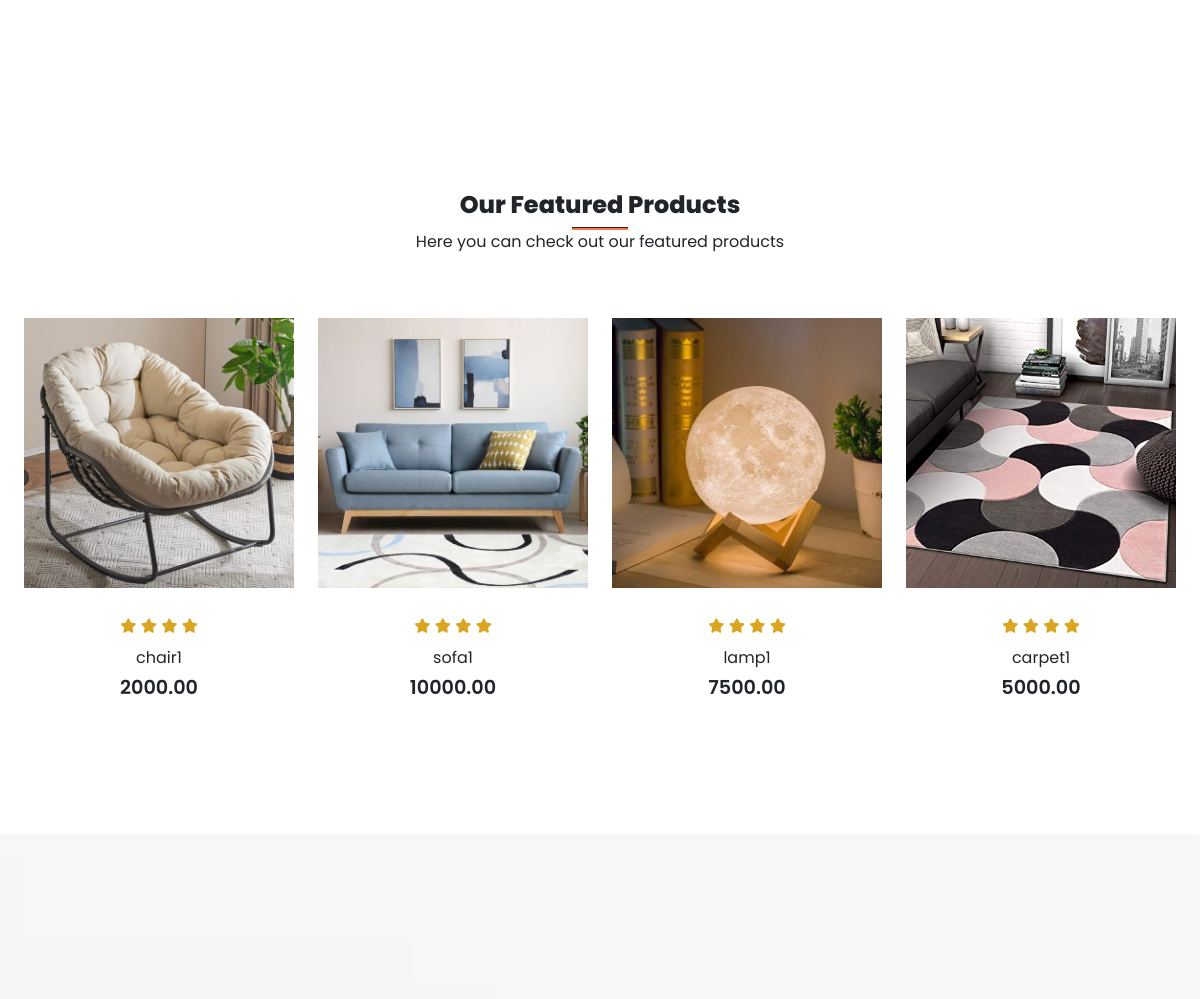
Before: / (middle part) with the older database file.
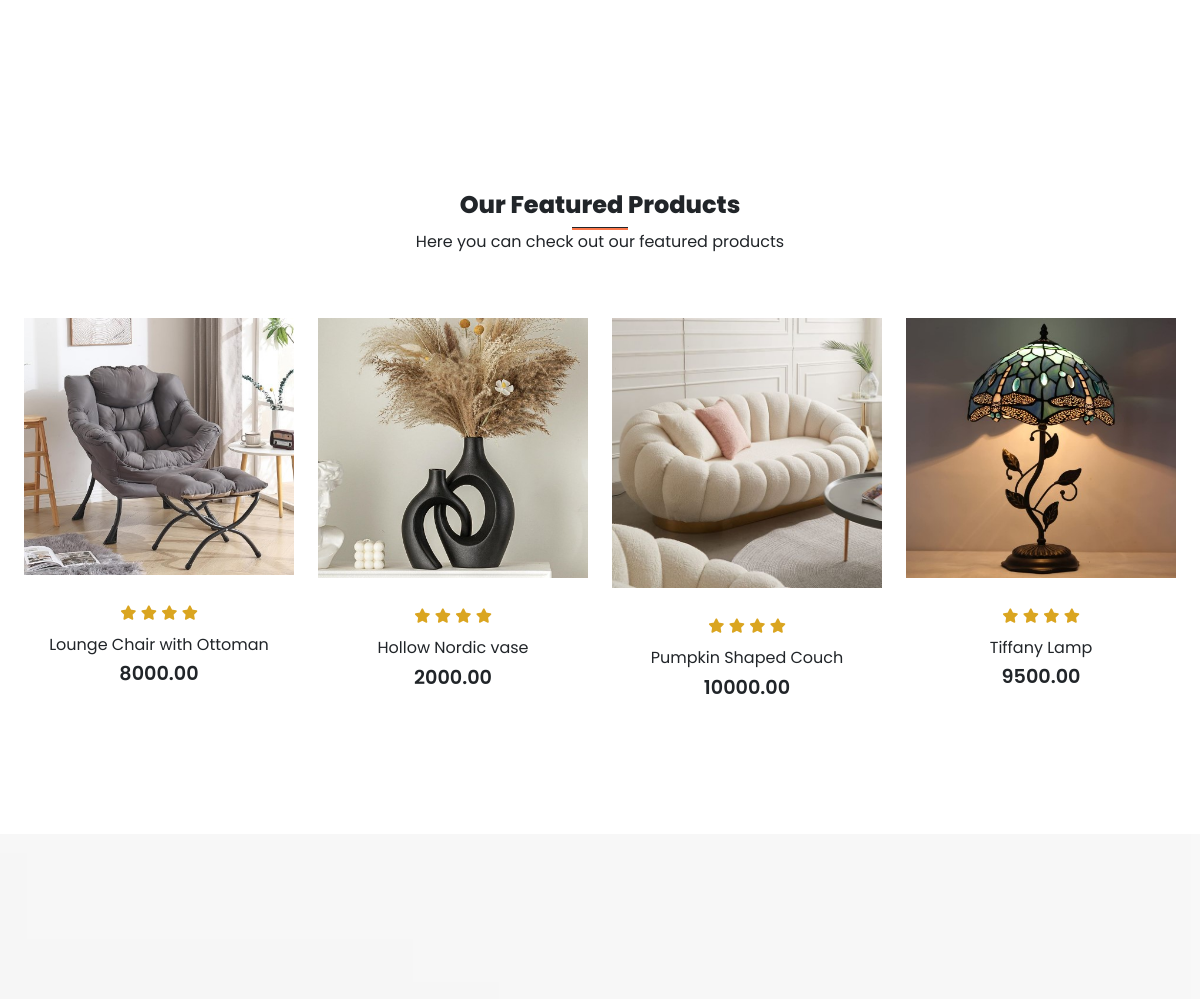
After: the same page with the newer database file.
### tables this page shows
CREATE TABLE `products` (
  `product_id` int(11) NOT NULL,
  `product_name` varchar(100) NOT NULL,
  `product_category` varchar(108) NOT NULL,
  `product_description` varchar(255) NOT NULL,
  `product_image` varchar(255) NOT NULL,
  `product_image2` varchar(255) DEFAULT NULL,
  `product_image3` varchar(255) DEFAULT NULL,
  `product_image4` varchar(255) DEFAULT NULL,
  `product_price` decimal(10,2) NOT NULL,
  `product_special_offer` int(2) DEFAULT NULL,
  `product_color` varchar(108) DEFAULT NULL
);

### server/get_featured_products.php (called while the page is built)
<?php
include('connection.php');
$stmt = $conn->prepare("SELECT * FROM products LIMIT 4");
$stmt->execute();
$featured_products = $stmt->get_result();
?>

### index.php (the view, shortened to what this page needs)
<?php
include('layouts/header.php');
?>
<br>
      <section id="featured" class="my-5 pt-5">
        <div class="container text-center mt-5 py-5">
          <h3>Our Featured Products</h3>
          <hr>
          <p>
            Here you can check out our featured products
          </p>
        </div>
        <div class="row mx-auto container-fluid">
        <?php include('server/get_featured_products.php');  ?>
        <?php
          while($row=$featured_products->fetch_assoc()){
        ?>
          <div class="product text-center col-lg-3 col-md-4 col-sm-6">
            <img class="img-fluid mb-3" src="assets/imgs/<?php echo $row['product_image'];?>" alt="carpet1">
            <div class="star">
              <i class="fa-solid fa-star"></i>
              <i class="fa-solid fa-star"></i>
              <i class="fa-solid fa-star"></i>
              <i class="fa-solid fa-star"></i>
            </div>
            <h5 class="p-name"><?php echo $row['product_name'];     ?></h5>
            <h4 class="p-price"><?php echo $row['product_price'];     ?></h4>
            <a href="<?php echo "product.php?product_id=". $row['product_id']; ?>"><button class="buy-btn">Buy Now</button></a>
          </div>
          <?php  }  ?>
        </div>
        </section>
      <section id="banner" class="my-5 py-5">
      </section>
<?php
  include('layouts/footer.php');
?>

Changed rows visible on the page:
no longer on this page (row edited): products: product_image (picture), product_name "carpet1", product_price "5000.00"
added products: product_image (picture), product_name "Lounge Chair with Ottoman", product_price "8000.00"
changed products: product_image: a different picture; product_name "chair1" → "Hollow Nordic vase"
changed products: product_image: a different picture; product_name "sofa1" → "Pumpkin Shaped Couch"
changed products: product_image: a different picture; product_name "lamp1" → "Tiffany Lamp"; product_price "7500.00" → "9500.00"
